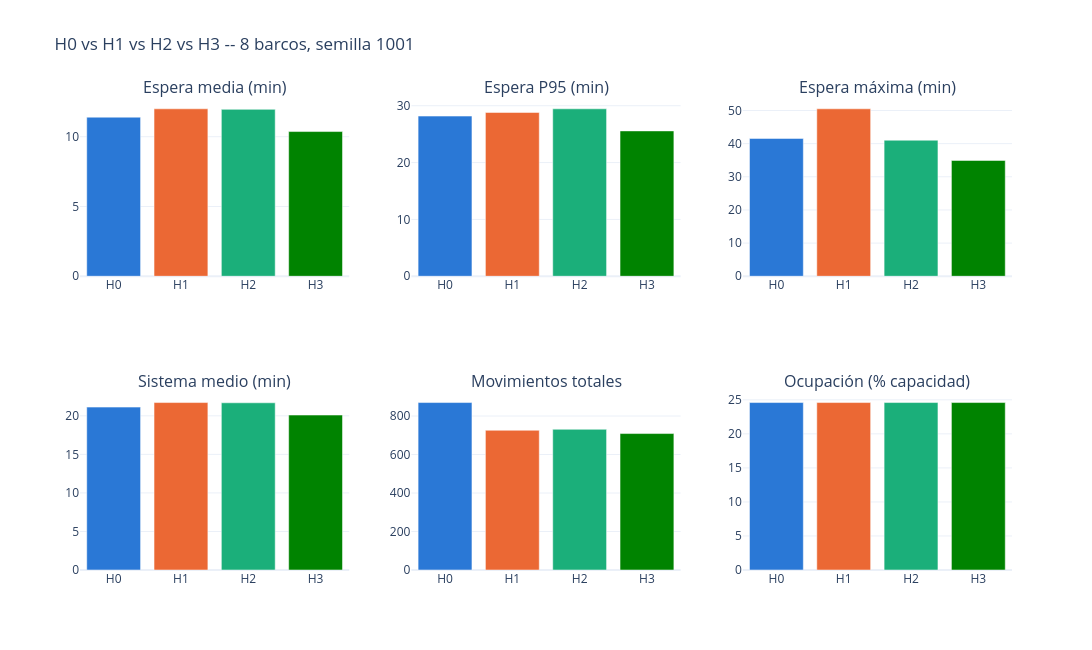

The notebook cell this image was saved under:
### Markdown cell above
## Comparación interactiva

### Code cell
import plotly.graph_objects as go
from plotly.subplots import make_subplots

COLOR = {"H0": "#2a78d6", "H1": "#eb6834", "H2": "#1baf7a", "H3": "#008300"}
metricas_barras = [
    ("espera_media_min", "Espera media (min)"), ("espera_p95_min", "Espera P95 (min)"),
    ("espera_max_min", "Espera máxima (min)"), ("sistema_medio_min", "Sistema medio (min)"),
    ("movimientos_totales", "Movimientos totales"), ("ocupacion_pct_capacidad", "Ocupación (% capacidad)"),
]

fig = make_subplots(rows=2, cols=3, subplot_titles=[m[1] for m in metricas_barras])
for idx, (col, titulo) in enumerate(metricas_barras):
    row, coln = idx // 3 + 1, idx % 3 + 1
    fig.add_trace(go.Bar(x=tabla.index, y=tabla[col], marker_color=[COLOR[p] for p in tabla.index],
                          showlegend=False, hovertemplate=f"%{{x}}<br>{titulo}: %{{y}}<extra></extra>"),
                  row=row, col=coln)
fig.update_layout(height=650, width=1100, template="plotly_white",
                   title=f"H0 vs H1 vs H2 vs H3 -- {NUM_BARCOS} barcos, semilla {SEMILLA}")
fig.show()

### Figure 1 — Plotly figure (JSON) as saved in the notebook; plotly's stock layout.template omitted (floating-point values rounded to 4 significant figures)
{"data": [{"hovertemplate": "%{x}<br>Espera media (min): %{y}<extra></extra>", "marker": {"color": ["#2a78d6", "#eb6834", "#1baf7a", "#008300"]}, "showlegend": false, "type": "bar", "x": ["H0", "H1", "H2", "H3"], "xaxis": "x", "y": [11.4, 12.0, 11.96, 10.37], "yaxis": "y"}, {"hovertemplate": "%{x}<br>Espera P95 (min): %{y}<extra></extra>", "marker": {"color": ["#2a78d6", "#eb6834", "#1baf7a", "#008300"]}, "showlegend": false, "type": "bar", "x": ["H0", "H1", "H2", "H3"], "xaxis": "x2", "y": [28.18, 28.82, 29.46, 25.57], "yaxis": "y2"}, {"hovertemplate": "%{x}<br>Espera máxima (min): %{y}<extra></extra>", "marker": {"color": ["#2a78d6", "#eb6834", "#1baf7a", "#008300"]}, "showlegend": false, "type": "bar", "x": ["H0", "H1", "H2", "H3"], "xaxis": "x3", "y": [41.57, 50.5, 41.03, 34.93], "yaxis": "y3"}, {"hovertemplate": "%{x}<br>Sistema medio (min): %{y}<extra></extra>", "marker": {"color": ["#2a78d6", "#eb6834", "#1baf7a", "#008300"]}, "showlegend": false, "type": "bar", "x": ["H0", "H1", "H2", "H3"], "xaxis": "x4", "y": [21.13, 21.72, 21.69, 20.1], "yaxis": "y4"}, {"hovertemplate": "%{x}<br>Movimientos totales: %{y}<extra></extra>", "marker": {"color": ["#2a78d6", "#eb6834", "#1baf7a", "#008300"]}, "showlegend": false, "type": "bar", "x": ["H0", "H1", "H2", "H3"], "xaxis": "x5", "y": [870, 726, 731, 709], "yaxis": "y5"}, {"hovertemplate": "%{x}<br>Ocupación (% capacidad): %{y}<extra></extra>", "marker": {"color": ["#2a78d6", "#eb6834", "#1baf7a", "#008300"]}, "showlegend": false, "type": "bar", "x": ["H0", "H1", "H2", "H3"], "xaxis": "x6", "y": [24.6, 24.6, 24.6, 24.6], "yaxis": "y6"}], "layout": {"annotations": [{"font": {"size": 16}, "showarrow": false, "text": "Espera media (min)", "x": 0.1444, "xanchor": "center", "xref": "paper", "y": 1.0, "yanchor": "bottom", "yref": "paper"}, {"font": {"size": 16}, "showarrow": false, "text": "Espera P95 (min)", "x": 0.5, "xanchor": "center", "xref": "paper", "y": 1.0, "yanchor": "bottom", "yref": "paper"}, {"font": {"size": 16}, "showarrow": false, "text": "Espera máxima (min)", "x": 0.8556, "xanchor": "center", "xref": "paper", "y": 1.0, "yanchor": "bottom", "yref": "paper"}, {"font": {"size": 16}, "showarrow": false, "text": "Sistema medio (min)", "x": 0.1444, "xanchor": "center", "xref": "paper", "y": 0.375, "yanchor": "bottom", "yref": "paper"}, {"font": {"size": 16}, "showarrow": false, "text": "Movimientos totales", "x": 0.5, "xanchor": "center", "xref": "paper", "y": 0.375, "yanchor": "bottom", "yref": "paper"}, {"font": {"size": 16}, "showarrow": false, "text": "Ocupación (% capacidad)", "x": 0.8556, "xanchor": "center", "xref": "paper", "y": 0.375, "yanchor": "bottom", "yref": "paper"}], "height": 650, "title": {"text": "H0 vs H1 vs H2 vs H3 -- 8 barcos, semilla 1001"}, "width": 1100, "xaxis": {"anchor": "y", "domain": [0.0, 0.2889]}, "xaxis2": {"anchor": "y2", "domain": [0.3556, 0.6444]}, "xaxis3": {"anchor": "y3", "domain": [0.7111, 1.0]}, "xaxis4": {"anchor": "y4", "domain": [0.0, 0.2889]}, "xaxis5": {"anchor": "y5", "domain": [0.3556, 0.6444]}, "xaxis6": {"anchor": "y6", "domain": [0.7111, 1.0]}, "yaxis": {"anchor": "x", "domain": [0.625, 1.0]}, "yaxis2": {"anchor": "x2", "domain": [0.625, 1.0]}, "yaxis3": {"anchor": "x3", "domain": [0.625, 1.0]}, "yaxis4": {"anchor": "x4", "domain": [0.0, 0.375]}, "yaxis5": {"anchor": "x5", "domain": [0.0, 0.375]}, "yaxis6": {"anchor": "x6", "domain": [0.0, 0.375]}}}
